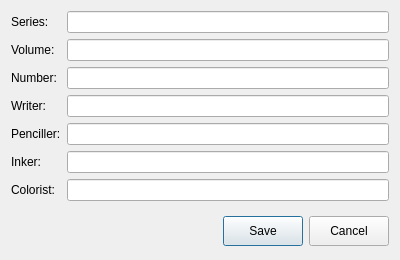
<?xml version="1.0" encoding="UTF-8"?>
<ui version="4.0">
 <class>editorDialog</class>
 <widget class="QDialog" name="editorDialog">
  <property name="geometry">
   <rect>
    <x>0</x>
    <y>0</y>
    <width>400</width>
    <height>260</height>
   </rect>
  </property>
  <property name="minimumSize">
   <size>
    <width>400</width>
    <height>260</height>
   </size>
  </property>
  <property name="windowTitle">
   <string>Metadata editor</string>
  </property>
  <property name="windowIcon">
   <iconset resource="KCC.qrc">
    <normaloff>:/Icon/icons/comic2ebook.png</normaloff>:/Icon/icons/comic2ebook.png</iconset>
  </property>
  <layout class="QVBoxLayout" name="verticalLayout">
   <property name="bottomMargin">
    <number>5</number>
   </property>
   <item>
    <widget class="QWidget" name="editorWidget" native="true">
     <layout class="QGridLayout" name="gridLayout">
      <property name="leftMargin">
       <number>0</number>
      </property>
      <property name="topMargin">
       <number>0</number>
      </property>
      <property name="rightMargin">
       <number>0</number>
      </property>
      <property name="bottomMargin">
       <number>0</number>
      </property>
      <item row="0" column="0">
       <widget class="QLabel" name="label_1">
        <property name="text">
         <string>Series:</string>
        </property>
       </widget>
      </item>
      <item row="0" column="1">
       <widget class="QLineEdit" name="seriesLine"/>
      </item>
      <item row="1" column="0">
       <widget class="QLabel" name="label_2">
        <property name="text">
         <string>Volume:</string>
        </property>
       </widget>
      </item>
      <item row="1" column="1">
       <widget class="QLineEdit" name="volumeLine"/>
      </item>
      <item row="2" column="0">
       <widget class="QLabel" name="label_3">
        <property name="text">
         <string>Number:</string>
        </property>
       </widget>
      </item>
      <item row="2" column="1">
       <widget class="QLineEdit" name="numberLine"/>
      </item>
      <item row="3" column="0">
       <widget class="QLabel" name="label_4">
        <property name="text">
         <string>Writer:</string>
        </property>
       </widget>
      </item>
      <item row="3" column="1">
       <widget class="QLineEdit" name="writerLine"/>
      </item>
      <item row="4" column="0">
       <widget class="QLabel" name="label_5">
        <property name="text">
         <string>Penciller:</string>
        </property>
       </widget>
      </item>
      <item row="4" column="1">
       <widget class="QLineEdit" name="pencillerLine"/>
      </item>
      <item row="5" column="0">
       <widget class="QLabel" name="label_6">
        <property name="text">
         <string>Inker:</string>
        </property>
       </widget>
      </item>
      <item row="5" column="1">
       <widget class="QLineEdit" name="inkerLine"/>
      </item>
      <item row="6" column="0">
       <widget class="QLabel" name="label_7">
        <property name="text">
         <string>Colorist:</string>
        </property>
       </widget>
      </item>
      <item row="6" column="1">
       <widget class="QLineEdit" name="coloristLine"/>
      </item>
     </layout>
    </widget>
   </item>
   <item>
    <widget class="QWidget" name="optionWidget" native="true">
     <layout class="QHBoxLayout" name="horizontalLayout">
      <property name="leftMargin">
       <number>0</number>
      </property>
      <property name="topMargin">
       <number>0</number>
      </property>
      <property name="rightMargin">
       <number>0</number>
      </property>
      <property name="bottomMargin">
       <number>0</number>
      </property>
      <item>
       <widget class="QLabel" name="statusLabel">
        <property name="sizePolicy">
         <sizepolicy hsizetype="MinimumExpanding" vsizetype="MinimumExpanding">
          <horstretch>0</horstretch>
          <verstretch>0</verstretch>
         </sizepolicy>
        </property>
        <property name="text">
         <string/>
        </property>
       </widget>
      </item>
      <item>
       <widget class="QPushButton" name="okButton">
        <property name="minimumSize">
         <size>
          <width>0</width>
          <height>30</height>
         </size>
        </property>
        <property name="text">
         <string>Save</string>
        </property>
        <property name="icon">
         <iconset resource="KCC.qrc">
          <normaloff>:/Other/icons/convert.png</normaloff>:/Other/icons/convert.png</iconset>
        </property>
       </widget>
      </item>
      <item>
       <widget class="QPushButton" name="cancelButton">
        <property name="minimumSize">
         <size>
          <width>0</width>
          <height>30</height>
         </size>
        </property>
        <property name="text">
         <string>Cancel</string>
        </property>
        <property name="icon">
         <iconset resource="KCC.qrc">
          <normaloff>:/Other/icons/clear.png</normaloff>:/Other/icons/clear.png</iconset>
        </property>
       </widget>
      </item>
     </layout>
    </widget>
   </item>
  </layout>
 </widget>
 <resources>
  <include location="KCC.qrc"/>
 </resources>
 <connections/>
</ui>
